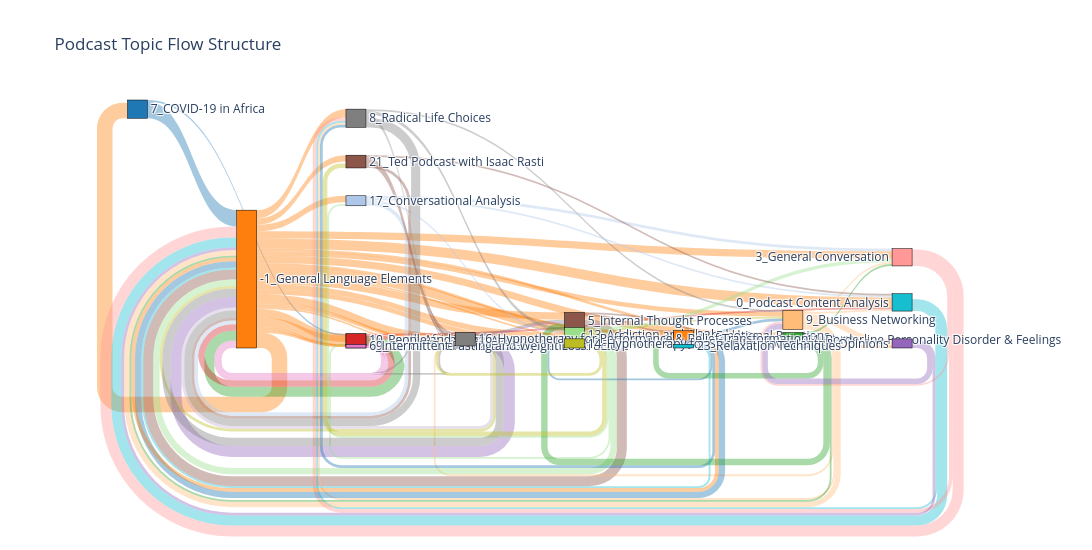

Source (notebook cell):
### Markdown cell above
### Topic-wise narretive flow for : <span style="background-color: #e77c93ec; color: black; padding: 0 5px;">Health</span>

### Code cell
sankey(G, Weight=1) # Weight represent the transitional weight of each edge

### Figure 1 — Plotly figure (JSON) as saved in the notebook; plotly's stock layout.template omitted (floating-point values rounded to 4 significant figures)
{"data": [{"arrangement": "snap", "link": {"color": ["rgba(31, 119, 180, 0.4)", "rgba(31, 119, 180, 0.4)", "rgba(255, 127, 14, 0.4)", "rgba(255, 127, 14, 0.4)", "rgba(255, 127, 14, 0.4)", "rgba(255, 127, 14, 0.4)", "rgba(255, 127, 14, 0.4)", "rgba(255, 127, 14, 0.4)", "rgba(255, 127, 14, 0.4)", "rgba(255, 127, 14, 0.4)", "rgba(255, 127, 14, 0.4)", "rgba(255, 127, 14, 0.4)", "rgba(255, 127, 14, 0.4)", "rgba(255, 127, 14, 0.4)", "rgba(255, 127, 14, 0.4)", "rgba(255, 127, 14, 0.4)", "rgba(255, 127, 14, 0.4)", "rgba(255, 127, 14, 0.4)", "rgba(255, 127, 14, 0.4)", "rgba(255, 127, 14, 0.4)", "rgba(255, 127, 14, 0.4)", "rgba(255, 127, 14, 0.4)", "rgba(255, 127, 14, 0.4)", "rgba(255, 127, 14, 0.4)", "rgba(255, 127, 14, 0.4)", "rgba(44, 160, 44, 0.4)", "rgba(214, 39, 40, 0.4)", "rgba(214, 39, 40, 0.4)", "rgba(214, 39, 40, 0.4)", "rgba(214, 39, 40, 0.4)", "rgba(148, 103, 189, 0.4)", "rgba(148, 103, 189, 0.4)", "rgba(140, 86, 75, 0.4)", "rgba(140, 86, 75, 0.4)", "rgba(140, 86, 75, 0.4)", "rgba(227, 119, 194, 0.4)", "rgba(127, 127, 127, 0.4)", "rgba(127, 127, 127, 0.4)", "rgba(127, 127, 127, 0.4)", "rgba(127, 127, 127, 0.4)", "rgba(127, 127, 127, 0.4)", "rgba(127, 127, 127, 0.4)", "rgba(188, 189, 34, 0.4)", "rgba(188, 189, 34, 0.4)", "rgba(188, 189, 34, 0.4)", "rgba(23, 190, 207, 0.4)", "rgba(23, 190, 207, 0.4)", "rgba(174, 199, 232, 0.4)", "rgba(174, 199, 232, 0.4)", "rgba(174, 199, 232, 0.4)", "rgba(174, 199, 232, 0.4)", "rgba(255, 187, 120, 0.4)", "rgba(255, 187, 120, 0.4)", "rgba(255, 187, 120, 0.4)", "rgba(255, 187, 120, 0.4)", "rgba(255, 187, 120, 0.4)", "rgba(255, 187, 120, 0.4)", "rgba(152, 223, 138, 0.4)", "rgba(152, 223, 138, 0.4)", "rgba(152, 223, 138, 0.4)", "rgba(152, 223, 138, 0.4)", "rgba(152, 223, 138, 0.4)", "rgba(255, 152, 150, 0.4)", "rgba(255, 152, 150, 0.4)", "rgba(255, 152, 150, 0.4)", "rgba(197, 176, 213, 0.4)", "rgba(197, 176, 213, 0.4)", "rgba(31, 119, 180, 0.4)", "rgba(31, 119, 180, 0.4)", "rgba(31, 119, 180, 0.4)", "rgba(31, 119, 180, 0.4)", "rgba(255, 127, 14, 0.4)", "rgba(255, 127, 14, 0.4)", "rgba(44, 160, 44, 0.4)", "rgba(44, 160, 44, 0.4)", "rgba(44, 160, 44, 0.4)", "rgba(44, 160, 44, 0.4)", "rgba(148, 103, 189, 0.4)", "rgba(148, 103, 189, 0.4)", "rgba(140, 86, 75, 0.4)", "rgba(140, 86, 75, 0.4)", "rgba(140, 86, 75, 0.4)", "rgba(227, 119, 194, 0.4)", "rgba(127, 127, 127, 0.4)", "rgba(127, 127, 127, 0.4)", "rgba(127, 127, 127, 0.4)", "rgba(188, 189, 34, 0.4)", "rgba(188, 189, 34, 0.4)", "rgba(188, 189, 34, 0.4)", "rgba(23, 190, 207, 0.4)"], "source": [0, 0, 1, 1, 1, 1, 1, 1, 1, 1, 1, 1, 1, 1, 1, 1, 1, 1, 1, 1, 1, 1, 1, 1, 1, 2, 3, 3, 3, 3, 4, 4, 5, 5, 5, 6, 7, 7, 7, 7, 7, 7, 8, 8, 8, 9, 9, 10, 10, 10, 10, 11, 11, 11, 11, 11, 11, 12, 12, 12, 12, 12, 13, 13, 13, 14, 14, 15, 15, 15, 15, 16, 16, 17, 17, 17, 17, 19, 19, 20, 20, 20, 21, 22, 22, 22, 23, 23, 23, 24], "target": [1, 2, 0, 3, 4, 5, 2, 6, 7, 8, 9, 11, 12, 15, 14, 16, 10, 17, 13, 19, 21, 22, 23, 20, 24, 1, 1, 8, 4, 9, 1, 5, 1, 16, 17, 1, 1, 14, 4, 12, 11, 8, 1, 15, 11, 1, 7, 9, 1, 12, 13, 9, 1, 7, 8, 13, 19, 13, 1, 3, 10, 15, 7, 1, 11, 12, 1, 7, 12, 1, 11, 1, 17, 13, 16, 1, 5, 11, 1, 22, 9, 1, 1, 1, 23, 5, 22, 20, 24, 1], "value": [18, 2, 17, 9, 9, 8, 11, 3, 9, 2, 11, 5, 6, 10, 2, 3, 7, 8, 8, 3, 3, 3, 5, 7, 2, 11, 7, 2, 2, 2, 12, 2, 11, 2, 2, 4, 8, 2, 2, 4, 2, 2, 3, 2, 2, 11, 2, 2, 4, 2, 3, 2, 6, 2, 2, 2, 7, 4, 7, 2, 2, 2, 4, 12, 2, 2, 3, 3, 2, 7, 3, 4, 6, 2, 6, 2, 7, 6, 3, 9, 2, 3, 4, 9, 3, 2, 3, 5, 2, 2]}, "node": {"align": "left", "color": ["#1f77b4", "#ff7f0e", "#2ca02c", "#d62728", "#9467bd", "#8c564b", "#e377c2", "#7f7f7f", "#bcbd22", "#17becf", "#aec7e8", "#ffbb78", "#98df8a", "#ff9896", "#c5b0d5", "#1f77b4", "#ff7f0e", "#2ca02c", "#d62728", "#9467bd", "#8c564b", "#e377c2", "#7f7f7f", "#bcbd22", "#17becf"], "label": ["7_COVID-19 in Africa", "-1_General Language Elements", "18_South Africa's Economy", "10_People and Things", "1_Anxiety and Fear", "5_Internal Thought Processes", "19_Cancer Grief and Recovery", "8_Radical Life Choices", "20_Personal Narratives of Vulnerability", "0_Podcast Content Analysis", "17_Conversational Analysis", "9_Business Networking", "13_Addiction and Alcohol Use", "3_General Conversation", "2_Basic Sentence Structure", "15_Basic Sentence Structure", "22_Emotional Reactions", "11_Borderline Personality Disorder & Feelings", "12_Vegan Lifestyle", "4_Sales & Opinions", "21_Ted Podcast with Isaac Rasti", "6_Intermittent Fasting and Weight Loss", "16_Hypnotherapy for Performance & Belief Transformation", "14_Hypnotherapy for Sleep Improvement", "23_Relaxation Techniques"], "line": {"color": "black", "width": 0.5}, "pad": 15, "thickness": 20}, "type": "sankey", "valueformat": ".0f", "valuesuffix": "TWh"}], "layout": {"font": {"size": 12}, "height": 550, "title": {"text": "Podcast Topic Flow Structure"}, "width": 1400}}
